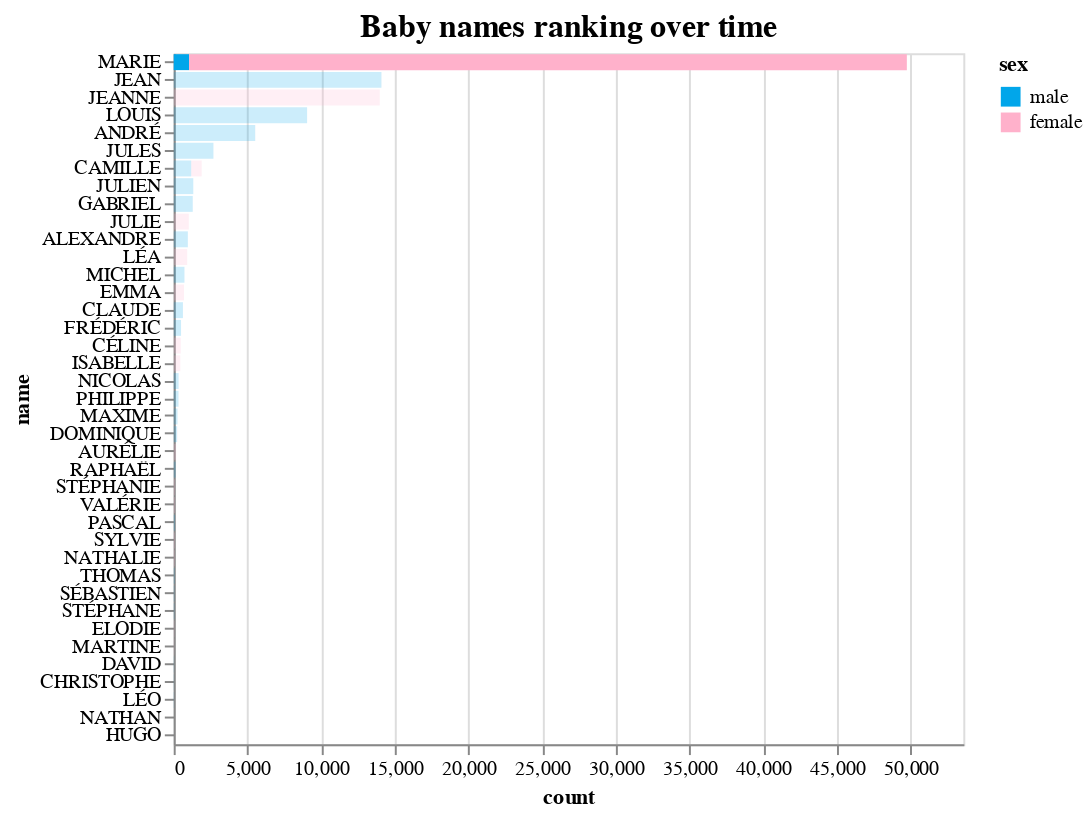

Write notebook code for a chart like this one.
### Code cell
df_plot = df_w_sex_by_years.copy()

# Define the top_n and years_to_plot variables
top_n = 10

# Create slider
slider_year = alt.binding_range(min=df_plot['year'].min()+1, max=df_plot['year'].max(), step=1, name='Year:')
selector_year = alt.selection_point(name='year', fields=['year'], bind=slider_year, value={'year': df_plot['year'].min()})

# 
brush = alt.selection_point(name='name_selector', fields=['name'], value=df_plot[df_plot['year']==df_plot['year'].min()]['name'][0])
# brush = alt.selection_interval(encodings=['y'], resolve='global')

# Bar chart of top names
bar_ranking = alt.Chart(df_plot).mark_bar().encode(
    x=alt.X('count:Q', scale=alt.Scale(domain=(0, df_plot['count'].max()))),
    y=alt.Y('name:N', sort=alt.EncodingSortField(field='count', op='sum', order='descending')),
    tooltip=[
        alt.Tooltip('year:N', title='Year'),
        alt.Tooltip('name:N', title='Name'),
        alt.Tooltip('rank:Q', title='Rank'),
        alt.Tooltip('count:Q', title='Count'),
        alt.Tooltip('sex:N', title='Sex'),
    ],
    color=alt.Color('sex:N', scale=alt.Scale(domain=['male', 'female'], range=['#01A6EA', '#FFB1CB'])),
    opacity=alt.condition(brush, alt.value(1), alt.value(0.2)),
).add_params(
    selector_year, brush
).transform_filter(
    selector_year
).properties(
    title=alt.TitleParams(text=f"Baby names ranking over time", fontSize=16),
    width=400,
    height=350
)

# Display the bar chart
bar_ranking

### Figure 1 — Vega-Lite specification as saved in the notebook (floating-point values rounded to 4 significant figures; data arrays with more than 128 entries replaced by an {"elided": "..."} marker saying what was removed)
{"config": {"view": {"continuousWidth": 300, "continuousHeight": 300}}, "data": {"name": "data-7f0b75008359680c30bdbc5a9e161fd1"}, "mark": {"type": "bar"}, "encoding": {"color": {"field": "sex", "scale": {"domain": ["male", "female"], "range": ["#01A6EA", "#FFB1CB"]}, "type": "nominal"}, "opacity": {"condition": {"param": "name_selector", "value": 1}, "value": 0.2}, "tooltip": [{"field": "year", "title": "Year", "type": "nominal"}, {"field": "name", "title": "Name", "type": "nominal"}, {"field": "rank", "title": "Rank", "type": "quantitative"}, {"field": "count", "title": "Count", "type": "quantitative"}, {"field": "sex", "title": "Sex", "type": "nominal"}], "x": {"field": "count", "scale": {"domain": [0, 53580.0]}, "type": "quantitative"}, "y": {"field": "name", "sort": {"field": "count", "op": "sum", "order": "descending"}, "type": "nominal"}}, "height": 350, "params": [{"name": "year", "select": {"type": "point", "fields": ["year"]}, "bind": {"input": "range", "max": 2020.0, "min": 1901.0, "name": "Year:", "step": 1}, "value": {"year": 1900.0}}, {"name": "name_selector", "select": {"type": "point", "fields": ["name"]}, "value": "MARIE"}], "title": {"text": "Baby names ranking over time", "fontSize": 16}, "transform": [{"filter": {"param": "year"}}], "width": 400, "$schema": "https://vega.github.io/schema/vega-lite/v5.8.0.json", "datasets": {"data-7f0b75008359680c30bdbc5a9e161fd1": {"elided": "5911 records"}}}
